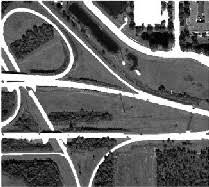
%> input picture Code/orignal.jpg, 209 x 187 px
$ octave Final_Code.m   (GNU Octave 9; MATLAB toolbox functions it lacks are replaced by stand-ins)
%> lines starting %> are read from the running program, lines starting %| are printed output that depends on the picture; in (x1, y1, x2, y2) boxes, pixels count from 0 and x2, y2 are one past the last pixel; in counts of white or black regions, pixels touching at a corner belong together; the program's own positions count from 1
warning off
clear
clc

img = imread('orignal.jpg');
%> img is the input picture: size 187x209x3 uint8; min 0, max 255, mean 106.5
im1 = imresize(img,2.734);
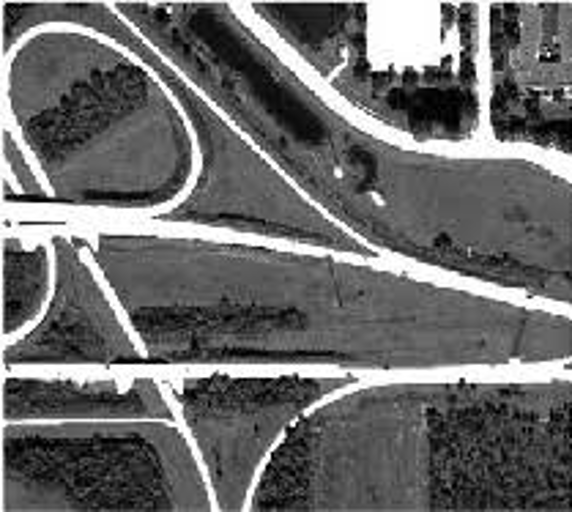
%> im1: size 512x572x3 uint8; min 0, max 255, mean 106.4
img = rgb2gray(im1);
%> img: size 512x572 uint8

%subplot(1,2,1),imshow(img)

imagen1 = medfilt2(img,'zeros');
imagen = im2bw(imagen1,0.56);
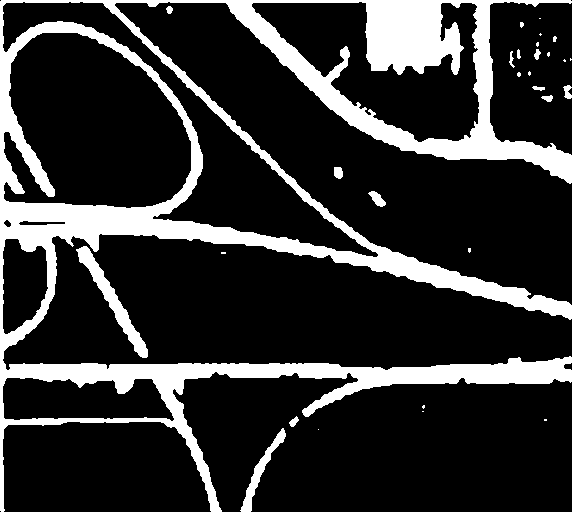
%> imagen: size 512x572 logical; 19.3% white; 29 white regions (16 under 20 px), largest, box (x1, y1, x2, y2) and area: (0, 0, 572, 512) 53440, (76, 246, 148, 358) 1472, (240, 428, 286, 512) 730
subplot(1,2,2),imshow(imagen)

se = strel('line',2,10);
im2 = imerode(imagen,se);
im3 = bwmorph(im2,'remove')
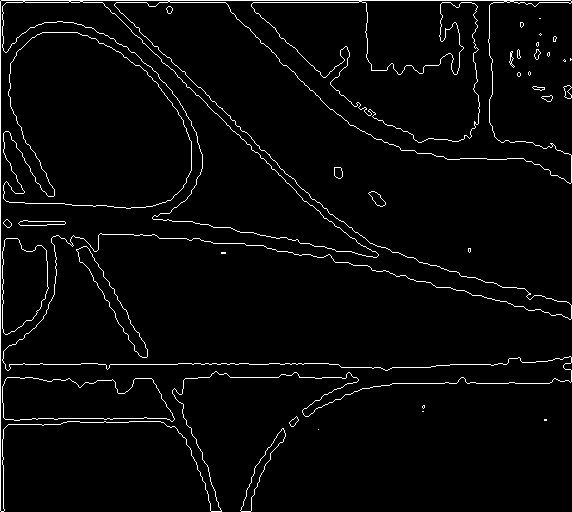
%> im3: size 512x572 logical; 3.1% white in thin lines or dots
im4 = edge(im3,'sobel')
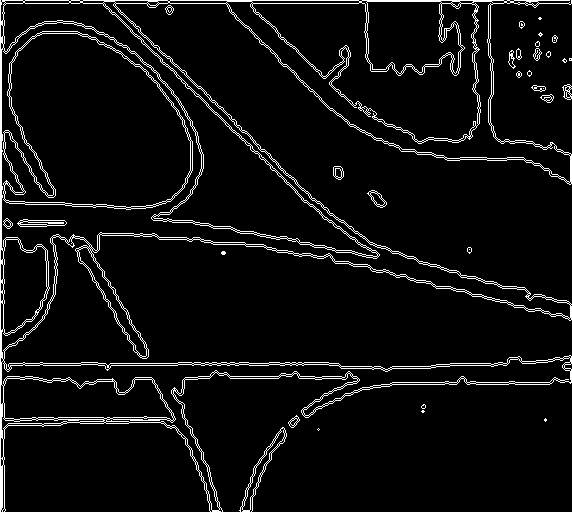
%> im4: size 512x572 logical; 5.7% white in thin lines or dots
im5 = imfuse(im4,im1,'blend')
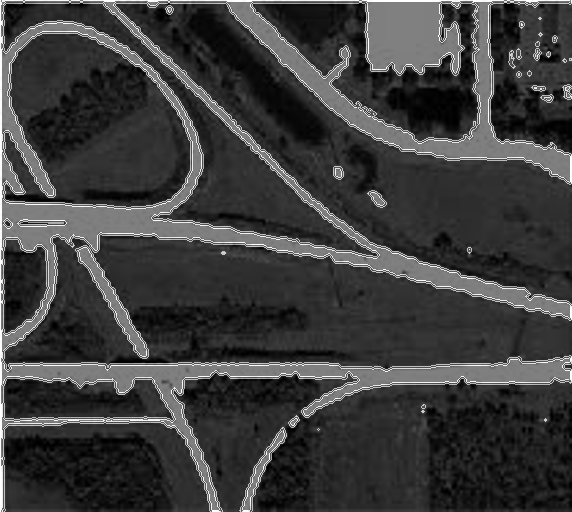
%> im5: size 512x572x3 uint8; min 0, max 255, mean 60.7
subplot(1,2,2),imshow(im5)
imshow(im4);

% Measure signal-to-noise ratio
im=im4;
im=double(im(:));
ima=max(im(:));
%> ima = 1
imi=min(im(:));
%> imi = 0
mse=std(im(:));
%> mse = 0.232
snr=20*log10((ima-imi)./mse)
%> snr = 12.69

fprintf('\n The SNR value is %0.4f \n', snr);
%|  The SNR value is 12.6950
fprintf('\n The MSE value is %0.4f \n', mse);
%|  The MSE value is 0.2319

%disp('Signal to Noise Ratio = ');
%disp(SNR);
